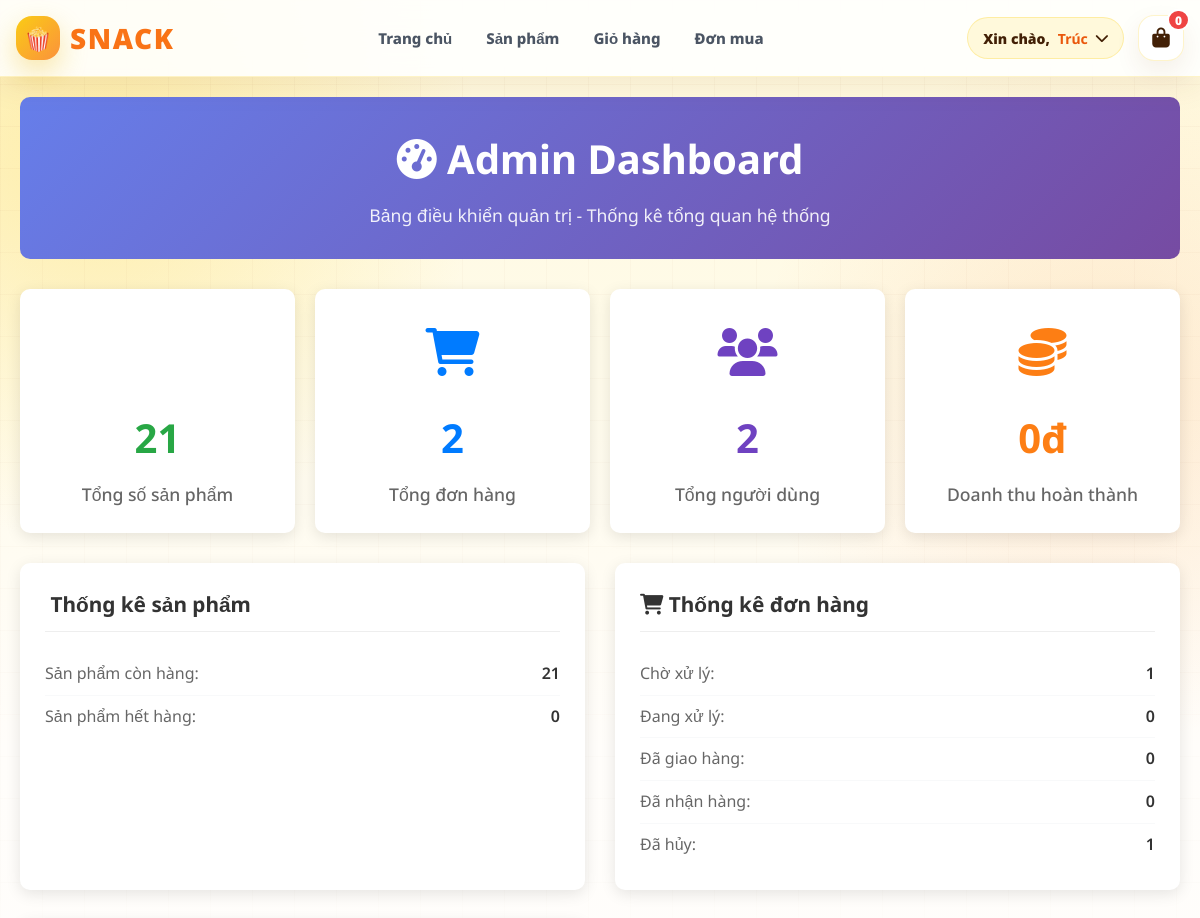
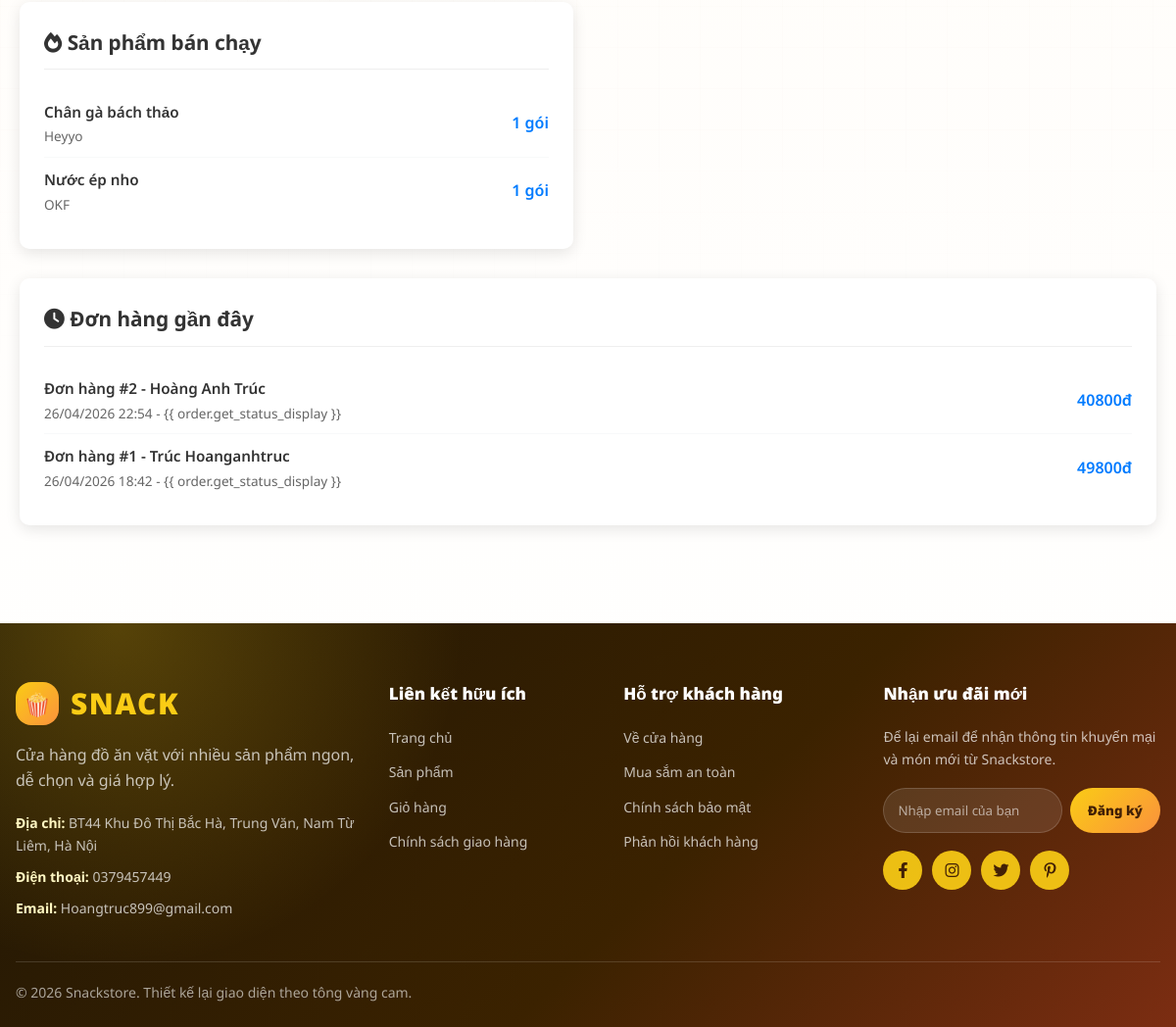
The app's page /admin-dashboard/ (signed in) with its own data (2 pictures, top to bottom).
### apps/snacks/models.py (models this page shows, shortened)
class Snack(models.Model):
    title = models.CharField(max_length=200, verbose_name="Tên sản phẩm")
    author = models.CharField(max_length=100, verbose_name="Thương hiệu")
    slug = models.SlugField(unique=True, max_length=200, blank=True, null=True)
    description = models.TextField(verbose_name="Mô tả")
    price = models.DecimalField(max_digits=10, decimal_places=0, verbose_name="Giá")
    discount = models.DecimalField(max_digits=5, decimal_places=0, default=0.00, verbose_name="Giảm giá (%)")
    stock = models.IntegerField(verbose_name="Số lượng tồn kho")
    image = models.ImageField(upload_to='snacks/', blank=True, null=True, verbose_name="Hình ảnh")
    category = models.ForeignKey(
        Category,
        on_delete=models.CASCADE,
        related_name='snacks',
        verbose_name="Danh mục",
        null=True,
        blank=True,
    )
    class Meta:
        db_table = 'snacks_book'
        verbose_name = "Sản phẩm"
        verbose_name_plural = "Sản phẩm"
        ordering = ['title']

### apps/orders/models.py (models this page shows, shortened)
class Order(models.Model):
    STATUS_CHOICES = [
        ("pending", "Chờ xử lý"),
        ("processing", "Đang xử lý"),
        ("shipping", "Đang giao"),
        ("completed", "Hoàn thành"),
        ("cancelled", "Đã hủy"),
    ]
    PAYMENT_CHOICES = [
        ("cod", "Thanh toán khi nhận hàng"),
    ]
    user = models.ForeignKey(
        User,
        on_delete=models.SET_NULL,
        null=True,
        blank=True,
        related_name="orders",
        verbose_name="Khách hàng",
    )
    full_name = models.CharField(max_length=100, verbose_name="Họ và tên")
    email = models.EmailField(verbose_name="Email")
    phone = models.CharField(max_length=20, verbose_name="Số điện thoại")
    address = models.TextField(verbose_name="Địa chỉ")
    city = models.CharField(max_length=100, verbose_name="Tỉnh/Thành phố")
    district = models.CharField(max_length=100, verbose_name="Quận/Huyện")
    ward = models.CharField(max_length=100, verbose_name="Phường/Xã")
    notes = models.TextField(blank=True, null=True, verbose_name="Ghi chú")
    total_amount = models.DecimalField(max_digits=12, decimal_places=0, default=0, verbose_name="Tổng tiền hàng")
    shipping_fee = models.DecimalField(max_digits=12, decimal_places=0, default=0, verbose_name="Phí vận chuyển")
    promotion = models.ForeignKey(
        Promotion,
        on_delete=models.SET_NULL,
        null=True,
        blank=True,
        related_name="orders",
        verbose_name="Mã giảm giá",
    )
    promotion_code = models.CharField(max_length=30, blank=True, verbose_name="Mã giảm giá đã dùng")
    discount_amount = models.DecimalField(max_digits=12, decimal_places=0, default=0, verbose_name="Tiền giảm")
    status = models.CharField(max_length=20, choices=STATUS_CHOICES, default="pending", verbose_name="Trạng thái")
    payment_method = models.CharField(max_length=20, choices=PAYMENT_CHOICES, default="cod", verbose_name="Phương thức thanh toán")
    created_at = models.DateTimeField(auto_now_add=True, verbose_name="Ngày tạo")
    updated_at = models.DateTimeField(auto_now=True, verbose_name="Ngày cập nhật")
    class Meta:
        ordering = ["-created_at"]
        verbose_name = "Đơn hàng"
        verbose_name_plural = "Đơn hàng"
    @property
    def final_total(self):
        return self.total_amount - self.discount_amount + self.shipping_fee

### apps/snacks/views.py (the view)
# urls.py: path('admin-dashboard/', views.admin_dashboard_view, name='admin_dashboard'),
@user_passes_test(is_admin)
def admin_dashboard_view(request):
    total_snacks = Snack.objects.count()
    total_orders = Order.objects.count()
    total_users = User.objects.count()
    snacks_in_stock = Snack.objects.filter(stock__gt=0).count()
    snacks_out_of_stock = Snack.objects.filter(stock=0).count()
    orders_pending = Order.objects.filter(status='pending').count()
    orders_processing = Order.objects.filter(status='processing').count()
    orders_shipped = Order.objects.filter(status='shipping').count()
    orders_delivered = Order.objects.filter(status='completed').count()
    orders_cancelled = Order.objects.filter(status='cancelled').count()
    completed_orders = Order.objects.filter(status='completed')
    total_revenue = sum((order.final_total for order in completed_orders), Decimal('0'))
    thirty_days_ago = timezone.now() - timedelta(days=30)
    recent_orders = Order.objects.filter(created_at__gte=thirty_days_ago).count()
    recent_completed_orders = Order.objects.filter(
        created_at__gte=thirty_days_ago,
        status='completed'
    )
    recent_revenue = sum((order.final_total for order in recent_completed_orders), Decimal('0'))
    top_snacks = OrderItem.objects.values('snack__title', 'snack__author').annotate(
        total_sold=Sum('quantity')
    ).order_by('-total_sold')[:5]
    recent_orders_list = Order.objects.select_related('user').order_by('-created_at')[:5]
    categories_stats = Category.objects.annotate(
        snack_count=Count('snacks'),
        sold_count=Sum('snacks__order_items__quantity')
    ).order_by('-snack_count')[:5]
    context = {
        'total_snacks': total_snacks,
        'total_orders': total_orders,
        'total_users': total_users,
        'total_revenue': total_revenue,
        'snacks_in_stock': snacks_in_stock,
        'snacks_out_of_stock': snacks_out_of_stock,
        'orders_pending': orders_pending,
        'orders_processing': orders_processing,
        'orders_shipped': orders_shipped,
        'orders_delivered': orders_delivered,
        'orders_cancelled': orders_cancelled,
        'recent_orders': recent_orders,
        'recent_revenue': recent_revenue,
        'top_snacks': top_snacks,
        'recent_orders_list': recent_orders_list,
        'categories_stats': categories_stats,
    }
    return render(request, 'admin/dashboard.html', context)
    return render(request, 'admin/dashboard.html', context)

### apps/carts/context_processors.py (called while the page is built)
def cart_context(request):
    cart = request.session.get('cart', {})
    cart_count = sum(cart.values())
    return {
        'cart_count': cart_count,
        'cart_items_exist': cart_count > 0
    }

### apps/snacks/views.py (called while the page is built)
def is_admin(user):
    return user.is_authenticated and user.is_staff

### templates/admin/dashboard.html (shortened to what this page needs)
{% extends 'base.html' %} {% load static %}  {% block content %}
<div class="dashboard-container">
  <div class="dashboard-header">
    <h1><i class="fas fa-tachometer-alt"></i> Admin Dashboard</h1>
    <p>Bảng điều khiển quản trị - Thống kê tổng quan hệ thống</p>
  </div>
  <div class="stats-grid">
    <div class="stat-card">
      <div class="stat-icon snacks">
      </div>
      <div class="stat-number snacks">{{ total_snacks }}</div>
      <div class="stat-label">Tổng số sản phẩm</div>
    </div>
    <div class="stat-card">
      <div class="stat-icon orders">
        <i class="fas fa-shopping-cart"></i>
      </div>
      <div class="stat-number orders">{{ total_orders }}</div>
      <div class="stat-label">Tổng đơn hàng</div>
    </div>
    <div class="stat-card">
      <div class="stat-icon users">
        <i class="fas fa-users"></i>
      </div>
      <div class="stat-number users">{{ total_users }}</div>
      <div class="stat-label">Tổng người dùng</div>
    </div>
    <div class="stat-card">
      <div class="stat-icon revenue">
        <i class="fas fa-coins"></i>
      </div>
      <div class="stat-number revenue">{{ total_revenue|floatformat:0 }}đ</div>
      <div class="stat-label">Doanh thu hoàn thành</div>
    </div>
  </div>
  <div class="info-grid">
    <div class="info-card">
      <h3> Thống kê sản phẩm</h3>
      <div class="status-item">
        <span class="status-label">Sản phẩm còn hàng:</span>
        <span class="status-value">{{ snacks_in_stock }}</span>
      </div>
      <div class="status-item">
        <span class="status-label">Sản phẩm hết hàng:</span>
        <span class="status-value">{{ snacks_out_of_stock }}</span>
      </div>
    </div>
    <div class="info-card">
      <h3><i class="fas fa-shopping-cart"></i> Thống kê đơn hàng</h3>
      <div class="status-item">
        <span class="status-label">Chờ xử lý:</span>
        <span class="status-value">{{ orders_pending }}</span>
      </div>
      <div class="status-item">
        <span class="status-label">Đang xử lý:</span>
        <span class="status-value">{{ orders_processing }}</span>
      </div>
      <div class="status-item">
        <span class="status-label">Đã giao hàng:</span>
        <span class="status-value">{{ orders_shipped }}</span>
      </div>
      <div class="status-item">
        <span class="status-label">Đã nhận hàng:</span>
        <span class="status-value">{{ orders_delivered }}</span>
      </div>
      <div class="status-item">
        <span class="status-label">Đã hủy:</span>
        <span class="status-value">{{ orders_cancelled }}</span>
      </div>
    </div>
    <div class="info-card">
      <h3><i class="fas fa-fire"></i> Sản phẩm bán chạy</h3>
      {% for snack in top_snacks %}
      <div class="list-item">
        <div class="item-info">
          <div class="item-title">{{ snack.snack__title }}</div>
          <div class="item-subtitle">{{ snack.snack__author }}</div>
        </div>
        <div class="item-value">{{ snack.total_sold }} gói</div>
      </div>
      {% empty %}
      <p style="color: #666; text-align: center; margin: 20px 0">
        Chưa có dữ liệu bán hàng
      </p>
      {% endfor %}
    </div>
  </div>
  <div class="info-card">
    <h3><i class="fas fa-clock"></i> Đơn hàng gần đây</h3>
    {% for order in recent_orders_list %}
    <div class="list-item">
      <div class="item-info">
        <div class="item-title">
          Đơn hàng #{{ order.id }} - {{ order.full_name }}
        </div>
        <div class="item-subtitle">
          {{ order.created_at|date:"d/m/Y H:i" }} - {{ order.get_status_display
          }}
        </div>
      </div>
      <div class="item-value">
        {{ order.final_total|floatformat:0 }}đ
      </div>
    </div>
    {% empty %}
    <p style="color: #666; text-align: center; margin: 20px 0">
      Chưa có đơn hàng nào
    </p>
    {% endfor %}
  </div>
</div>
{% endblock %}

### templates/components/header.html (shortened to what this page needs)
<header class="header">
  <div class="header-container">
    <a href="{% url 'snacks:list' %}" class="logo" aria-label="Về trang chủ Snackstore">
      <span class="logo-icon" aria-hidden="true"></span>
      <span class="logo-text">SNACK</span>
    </a>
    <nav class="nav-menu" aria-label="Điều hướng chính">
      <a href="{% url 'snacks:list' %}" class="nav-link{% if request.resolver_match.url_name == 'list' %} active{% endif %}">
        Trang chủ
      </a>
      <a href="{% url 'snacks:list' %}#products" class="nav-link">Sản phẩm</a>
      <a href="{% url 'cart:detail' %}" class="nav-link">Giỏ hàng</a>
      {% if user.is_authenticated %}
      <a href="{% url 'orders:list' %}" class="nav-link">Đơn mua</a>
      {% endif %}
    </nav>
    <div class="header-right">
      <div class="user-auth">
        {% if user.is_authenticated %}
        <div class="user-dropdown">
          <button type="button" class="user-greeting" onclick="toggleDropdown()" aria-expanded="false">
            <span>Xin chào,</span>
            <strong>{{ user.first_name|default:user.username }}</strong>
            <i class="fas fa-chevron-down dropdown-arrow" aria-hidden="true"></i>
          </button>
        </div>
        {% endif %}
      </div>
      <a href="{% url 'cart:detail' %}" class="icon-btn cart-link" aria-label="Xem giỏ hàng">
        <i class="fa fa-shopping-bag" aria-hidden="true"></i>
        <span class="cart-count-badge">{{ cart_count|default:0 }}</span>
      </a>
    </div>
  </div>
</header>

### static/css/main.css (style rules this page uses)
:root { --primary: #facc15; --primary-dark: #eab308; --primary-soft: #fef3c7; --orange: #f97316; --orange-dark: #ea580c; --green: #16a34a; --danger: #dc2626; --text: #1f2937; --muted: #64748b; --line: #e5e7eb; --card: #ffffff; --bg: #fff8df; --shadow: 0 16px 42px rgba(120, 53, 15, 0.12); --shadow-soft: 0 8px 24px rgba(120, 53, 15, 0.08); --radius: 20px; }
* { box-sizing: border-box; }
html { scroll-behavior: smooth; }
body { margin: 0; min-height: 100vh; color: var(--text); background: radial-gradient(circle at 8% 8%, rgba(250, 204, 21, 0.28), transparent 24rem), radial-gradient(circle at 92% 20%, rgba(249, 115, 22, 0.13), transparent 22rem), linear-gradient(180deg, #fff9db 0%, #fffdfa 38%, #ffffff 100%); font-family: "Noto Sans", Arial, sans-serif; line-height: 1.6; }
body::before { content: ""; position: fixed; inset: 0; pointer-events: none; background-image: linear-gradient(rgba(120, 53, 15, 0.035) 1px, transparent 1px), linear-gradient(90deg, rgba(120, 53, 15, 0.035) 1px, transparent 1px); background-size: 42px 42px; mask-image: linear-gradient(180deg, rgba(0,0,0,0.8), transparent 70%); z-index: -1; }
a { color: inherit; }
button, input, select, textarea { font-family: inherit; }

### static/css/header.css (style rules this page uses)
.header { position: sticky; top: 0; z-index: 1000; background: rgba(255, 255, 255, 0.88); backdrop-filter: blur(18px); border-bottom: 1px solid rgba(250, 204, 21, 0.22); box-shadow: 0 10px 30px rgba(120, 53, 15, 0.08); }
.header-container { width: min(1200px, calc(100% - 32px)); min-height: 76px; margin: 0 auto; display: flex; align-items: center; justify-content: space-between; gap: 22px; }
.logo { display: inline-flex; align-items: center; gap: 10px; text-decoration: none; flex: 0 0 auto; }
.logo-icon { width: 44px; height: 44px; display: grid; place-items: center; border-radius: 16px; background: linear-gradient(135deg, #facc15, #fb923c); box-shadow: 0 12px 28px rgba(234, 179, 8, 0.32); }
.logo-icon::before { content: "🍿"; font-size: 23px; }
.logo-text { color: #f97316 !important; font-size: 28px; font-weight: 900; letter-spacing: 1.6px; }
.nav-menu { display: flex; align-items: center; justify-content: center; gap: 6px; flex: 1; }
.nav-link { position: relative; display: inline-flex; align-items: center; min-height: 42px; padding: 0 14px; border-radius: 999px; color: #4b5563; text-decoration: none; font-size: 15px; font-weight: 800; transition: color 0.2s ease, background 0.2s ease, transform 0.2s ease; }
.header-right { display: flex; align-items: center; justify-content: flex-end; gap: 14px; flex: 0 0 auto; }
.user-auth { display: flex; align-items: center; gap: 10px; }
.auth-btn, .user-greeting { min-height: 42px; display: inline-flex; align-items: center; justify-content: center; gap: 8px; padding: 0 15px; border-radius: 999px; border: 1px solid transparent; text-decoration: none; font-size: 14px; font-weight: 850; cursor: pointer; transition: transform 0.2s ease, box-shadow 0.2s ease, background 0.2s ease; }
.user-dropdown { position: relative; }
.user-greeting { color: #422006; background: #fff9db; border-color: rgba(250, 204, 21, 0.28); }
.user-greeting strong { color: #ea580c; }
.icon-btn { position: relative; width: 46px; height: 46px; display: grid; place-items: center; border-radius: 16px; color: #422006; background: #ffffff; border: 1px solid rgba(250, 204, 21, 0.22); text-decoration: none; box-shadow: 0 10px 26px rgba(120, 53, 15, 0.08); transition: transform 0.2s ease, background 0.2s ease; }
.icon-btn i { font-size: 20px; }
.cart-count-badge { position: absolute; top: -7px; right: -7px; min-width: 22px; height: 22px; padding: 0 6px; display: grid; place-items: center; border: 2px solid #fff; border-radius: 999px; color: #fff; background: #ef4444; font-size: 12px; font-weight: 900; }

### records on screen
Snack: snack__title "Chân gà bách thảo", snack__author "Heyyo", total_sold "1"
Snack: snack__title "Nước ép nho", snack__author "OKF", total_sold "1"
Order: id "2", full_name "Hoàng Anh Trúc", created_at "26/04/2026 22:54", final_total "40800"
Order: id "1", full_name "Trúc Hoanganhtruc", created_at "26/04/2026 18:42", final_total "49800"

### other values on screen
{{ user.first_name|default:user.username }} "Trúc"
{{ cart_count|default:0 }} "0"
{{ total_snacks }} "21"
{{ total_orders }} "2"
{{ total_users }} "2"
{{ total_revenue|floatformat:0 }} "0"
{{ snacks_in_stock }} "21"
{{ snacks_out_of_stock }} "0"
{{ orders_pending }} "1"
{{ orders_processing }} "0"
{{ orders_shipped }} "0"
{{ orders_delivered }} "0"
{{ orders_cancelled }} "1"
